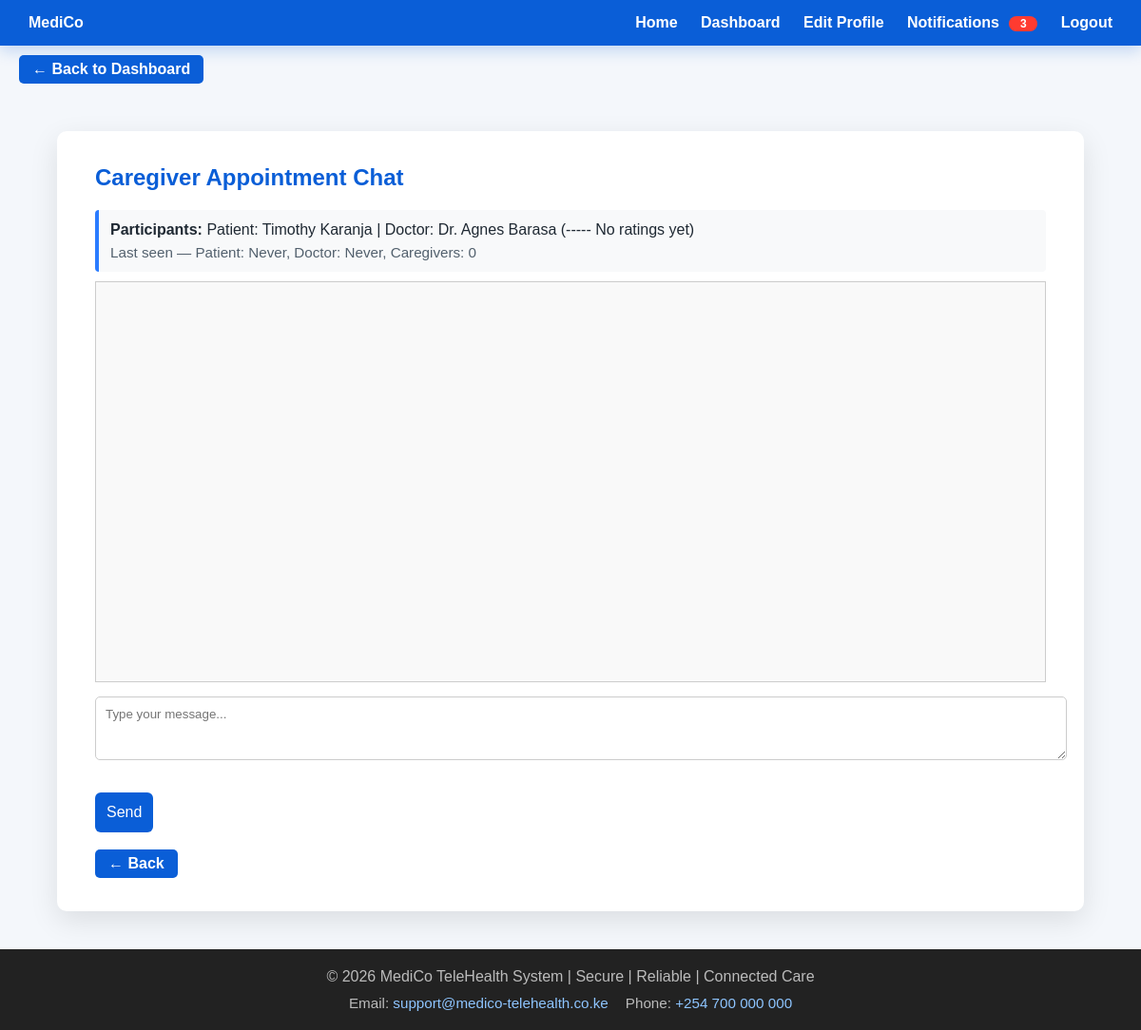
/caregiver/caregiver_appointment_chat.php?aid=1 (signed in), run on the app's committed database.
### tables this page shows
CREATE TABLE `appointments` (
  `AppID` int NOT NULL AUTO_INCREMENT,
  `PatientID` varchar(15) NOT NULL,
  `DoctorID` varchar(15) DEFAULT NULL,
  `NurseID` varchar(15) DEFAULT NULL,
  `AppointmentDate` datetime NOT NULL,
  `DurationMinutes` int NOT NULL DEFAULT '20',
  `ReasonCategory` varchar(150) NOT NULL,
  `ReasonText` text NOT NULL,
  `DoctorRejectedAt` datetime DEFAULT NULL,
  `DoctorRejectionReason` varchar(255) DEFAULT NULL,
  `Status` enum('Pending','AwaitingPatientApproval','Confirmed','Cancelled','Completed') DEFAULT 'Pending',
  `Notes` text,
  `CreatedAt` datetime DEFAULT CURRENT_TIMESTAMP,
  `UpdatedAt` datetime NOT NULL DEFAULT CURRENT_TIMESTAMP ON UPDATE CURRENT_TIMESTAMP,
  PRIMARY KEY (`AppID`),
  KEY `idx_appt_patient_time` (`PatientID`,`AppointmentDate`),
  KEY `idx_appt_doctor_time` (`DoctorID`,`AppointmentDate`),
  KEY `idx_appt_nurse_time` (`NurseID`,`AppointmentDate`),
  KEY `idx_appt_status` (`Status`),
  CONSTRAINT `appointments_ibfk_1` FOREIGN KEY (`PatientID`) REFERENCES `patients` (`PatientID`) ON DELETE CASCADE ON UPDATE CASCADE,
  CONSTRAINT `appointments_ibfk_2` FOREIGN KEY (`DoctorID`) REFERENCES `doctors` (`DoctorID`) ON DELETE SET NULL ON UPDATE CASCADE,
  CONSTRAINT `appointments_ibfk_3` FOREIGN KEY (`NurseID`) REFERENCES `nurses` (`NurseID`) ON DELETE SET NULL ON UPDATE CASCADE
);

CREATE TABLE `patients` (
  `PatientID` varchar(15) NOT NULL,
  `FName` varchar(300) NOT NULL,
  `DOB` date NOT NULL,
  `Gender` varchar(15) NOT NULL,
  `NatID_PP` varchar(20) NOT NULL,
  `PhoneNum` varchar(15) NOT NULL,
  `Email` varchar(500) DEFAULT NULL,
  `NOKName` varchar(300) DEFAULT NULL,
  `NOKPhoneNum` varchar(15) DEFAULT NULL,
  `NOKEmail` varchar(500) DEFAULT NULL,
  `SHAnum` varchar(50) DEFAULT NULL,
  `InsuranceProvider` varchar(100) DEFAULT NULL,
  `PolicyNum` varchar(50) DEFAULT NULL,
  `CreatedAt` datetime NOT NULL DEFAULT CURRENT_TIMESTAMP,
  `UpdatedAt` datetime NOT NULL DEFAULT CURRENT_TIMESTAMP ON UPDATE CURRENT_TIMESTAMP,
  PRIMARY KEY (`PatientID`),
  UNIQUE KEY `PolicyNum` (`PolicyNum`),
  CONSTRAINT `patients_ibfk_1` FOREIGN KEY (`PatientID`) REFERENCES `users` (`UserID`) ON DELETE CASCADE ON UPDATE CASCADE
);

CREATE TABLE `doctors` (
  `DoctorID` varchar(15) NOT NULL,
  `HospitalID` varchar(15) NOT NULL,
  `FName` varchar(300) NOT NULL,
  `DOB` date NOT NULL,
  `Gender` varchar(15) NOT NULL,
  `NatID_PP` varchar(20) NOT NULL,
  `PhoneNum` varchar(15) NOT NULL,
  `Email` varchar(500) NOT NULL,
  `LicenseNum` varchar(20) NOT NULL,
  `Specialization` varchar(150) DEFAULT NULL,
  `ExperienceYears` int DEFAULT NULL,
  `CreatedAt` datetime NOT NULL DEFAULT CURRENT_TIMESTAMP,
  `UpdatedAt` datetime NOT NULL DEFAULT CURRENT_TIMESTAMP ON UPDATE CURRENT_TIMESTAMP,
  PRIMARY KEY (`DoctorID`),
  UNIQUE KEY `NatID_PP` (`NatID_PP`),
  UNIQUE KEY `PhoneNum` (`PhoneNum`),
  UNIQUE KEY `Email` (`Email`),
  UNIQUE KEY `LicenseNum` (`LicenseNum`),
  KEY `idx_doctors_hospital` (`HospitalID`),
  KEY `Specialization` (`Specialization`),
  CONSTRAINT `doctors_ibfk_1` FOREIGN KEY (`DoctorID`) REFERENCES `users` (`UserID`) ON DELETE CASCADE ON UPDATE CASCADE,
  CONSTRAINT `doctors_ibfk_2` FOREIGN KEY (`HospitalID`) REFERENCES `hospitals` (`HospitalID`) ON DELETE RESTRICT ON UPDATE CASCADE,
  CONSTRAINT `doctors_ibfk_3` FOREIGN KEY (`Specialization`) REFERENCES `doctor_specializations` (`DoctorSpecName`) ON DELETE RESTRICT ON UPDATE CASCADE
);

### functions.php (called while the page is built, shortened)
<?php
function getChatReads($pdo, $chatType, $chatID, $userIDs) {
    $placeholders = implode(',', array_fill(0, count($userIDs), '?'));
    $sql = "SELECT UserID, LastReadAt
            FROM chat_reads
            WHERE ChatType = ?
              AND ChatID = ?
              AND UserID IN ($placeholders)";
    $stmt = $pdo->prepare($sql);
    $stmt->execute(array_merge([$chatType, $chatID], $userIDs));
    $rows = $stmt->fetchAll(PDO::FETCH_ASSOC);
    $map = [];
    return $map;
}
function getEntityRatingsMap($pdo, $ratingType) {
    $ratingType = trim((string)$ratingType);
    $stmt = $pdo->prepare(
        "SELECT EntityID, AVG(RatingValue) AS AvgRating, COUNT(*) AS RatingCount
         FROM ratings
         WHERE EntityType = :type
         GROUP BY EntityID"
    );
    $stmt->execute([':type' => $ratingType]);
    $rows = $stmt->fetchAll(PDO::FETCH_ASSOC);
    $map = [];
    foreach ($rows as $row) {
        $entityID = (string)$row['EntityID'];
        $map[$entityID] = [
            'avg' => isset($row['AvgRating']) ? (float)$row['AvgRating'] : 0.0,
            'count' => isset($row['RatingCount']) ? (int)$row['RatingCount'] : 0
        ];
    }
    return $map;
}
function formatEntityRatingLabel($ratingInfo) {
    if (!is_array($ratingInfo)) {
        return "----- No ratings yet";
    }
    $count = (int)($ratingInfo['count'] ?? 0);
    $avg = (float)($ratingInfo['avg'] ?? 0);
    $rounded = (int)round($avg);
    $stars = str_repeat('*', $rounded) . str_repeat('-', 5 - $rounded);
    return $stars . " " . number_format($avg, 1) . "/5 (" . $count . ")";
}
?>

### caregiver/caregiver_appointment_chat.php (the view, shortened to what this page needs)
<?php
require "../db.php";
require "../functions.php";
$appointmentID = $_GET['aid'] ?? '';
$stmt = $pdo->prepare(
    "SELECT a.AppID, a.PatientID, a.DoctorID, a.NurseID,
            p.FName AS PatientName,
            up.Uname AS PatientUname,
            d.FName AS DoctorName,
            ud.Uname AS DoctorUname
     FROM appointments a
     LEFT JOIN patients p ON a.PatientID = p.PatientID
     LEFT JOIN users up ON a.PatientID = up.UserID
     LEFT JOIN doctors d ON a.DoctorID = d.DoctorID
     LEFT JOIN users ud ON a.DoctorID = ud.UserID
     WHERE a.AppID = :aid"
);
$stmt->execute([':aid' => $appointmentID]);
$appt = $stmt->fetch(PDO::FETCH_ASSOC);
$role = $_SESSION['role'];
$backUrl = 'caregiver_chats.php';
if ($role === 'Patient') {
    $backUrl = '../patient/patient_my_appointments.php';
} elseif ($role === 'Doctor') {
    $backUrl = '../doctor/doctor_appointments.php';
}
$doctorRatings = getEntityRatingsMap($pdo, 'Doctor');
$careStmt = $pdo->prepare(
    "SELECT CaregiverID
     FROM caregiver_patients
     WHERE PatientID = :pid AND Status = 'Accepted'"
);
$careStmt->execute([':pid' => $appt['PatientID']]);
$caregiverIds = $careStmt->fetchAll(PDO::FETCH_COLUMN);
$participantIds = array_values(array_filter(array_merge(
    [$appt['PatientID'], $appt['DoctorID']],
    $caregiverIds
)));
$readsMap = getChatReads($pdo, 'caregiver', (int)$appointmentID, $participantIds);
function formatLastSeen($ts) {
    if (!$ts) return 'Never';
    return date('d-m-Y H:i', strtotime($ts));
}
?>
<?php
include "../header.php"; ?>
<main class="main-content">
<div class="profile-container">
    <h2>Caregiver Appointment Chat</h2>
    <div class="note-box">
        <strong>Participants:</strong>
        Patient: <?= htmlspecialchars($appt['PatientName'] ?: ($appt['PatientUname'] ?: 'Patient')) ?> |
        Doctor: <?= htmlspecialchars($appt['DoctorName'] ?: ($appt['DoctorUname'] ?: 'Pending')) ?>
        <?php if (!empty($appt['DoctorID'])): ?>
            (<?= htmlspecialchars(formatEntityRatingLabel($doctorRatings[$appt['DoctorID']] ?? null)) ?>)
        <?php endif; ?>
        <div class="hint chat-last-seen">
            Last seen &mdash;
            Patient: <?= htmlspecialchars(formatLastSeen($readsMap[$appt['PatientID']] ?? null)) ?>,
            Doctor: <?= htmlspecialchars(formatLastSeen($readsMap[$appt['DoctorID']] ?? null)) ?>,
            Caregivers: <?= count($caregiverIds) ?>
        </div>
    </div>
    <div id="chatBox" class="chat-messages"></div>
    <form id="chatForm" class="chat-compose-form">
        <textarea name="message" rows="3" class="message-input" data-capitalize="sentences" placeholder="Type your message..."></textarea>
        <input type="submit" value="Send" class="send-message-button">
    </form>
    <br>
    <a href="<?= htmlspecialchars($backUrl) ?>" class="btn btn-view" onclick="if (window.history.length > 1) { window.history.back(); return false; }">&larr; Back</a>
</div>
</main>
<?php
include "../footer.php"; ?>

### css/style.css (style rules this page uses)
html, body { height: 100%; }
body { margin: 0; display: flex; flex-direction: column; font-family: Arial, Helvetica, sans-serif; background: #f4f7fb; color: #1f2933; }
.main-content { flex: 1; padding: 40px 12px; }
a.btn, a.home-btn, .home-btn { text-decoration: none; }
.profile-container { max-width: 1000px; margin: 0 auto; background: #fff; padding: 35px 40px; border-radius: 10px; box-shadow: 0 10px 30px rgba(0,0,0,0.1); }
.profile-container h2, .dashboard-container h2 { margin-top: 0; color: #0a5ed7; }
.profile-container input[type="submit"] { margin-top: 30px; background: #0a5ed7; color: #fff; border: none; padding: 12px; font-size: 16px; border-radius: 6px; cursor: pointer; }
.hint { color: #52606d; font-size: 0.95em; }
.btn { display: inline-flex; align-items: center; justify-content: center; padding: 6px 14px; border-radius: 5px; border: none; cursor: pointer; font-weight: bold; text-align: center; transition: transform 0.15s ease, box-shadow 0.15s ease; }
.btn-view { background:#0a5ed7; color:white; }
textarea { border: 1px solid #ccc; border-radius: 5px; padding: 8px; font-family: Arial, sans-serif; }
.note-box { background: #f8f9fa; border-left: 4px solid #2b7cff; padding: 12px; margin-bottom: 10px; border-radius: 4px; }
textarea { width: 100%; padding: 10px; }
.chat-last-seen { margin-top: 6px; }
.chat-messages { height: 400px; overflow-y: auto; border: 1px solid #ccc; padding: 10px; background: #f9f9f9; }
.chat-compose-form { margin-top: 15px; }
.message-input { width: 100%; }
.send-message-button { margin-top: 5px; background: #0a5ed7; color: #fff; border: none; padding: 8px 12px; cursor: pointer; }

### data on the page
appointments: PatientID.FName "Timothy Karanja", DoctorID.FName "Dr. Agnes Barasa", DoctorID "----- No ratings yet", PatientID "Never", DoctorID "Never"

### other printed values
$notifCount "3"
count($caregiverIds) "0"
